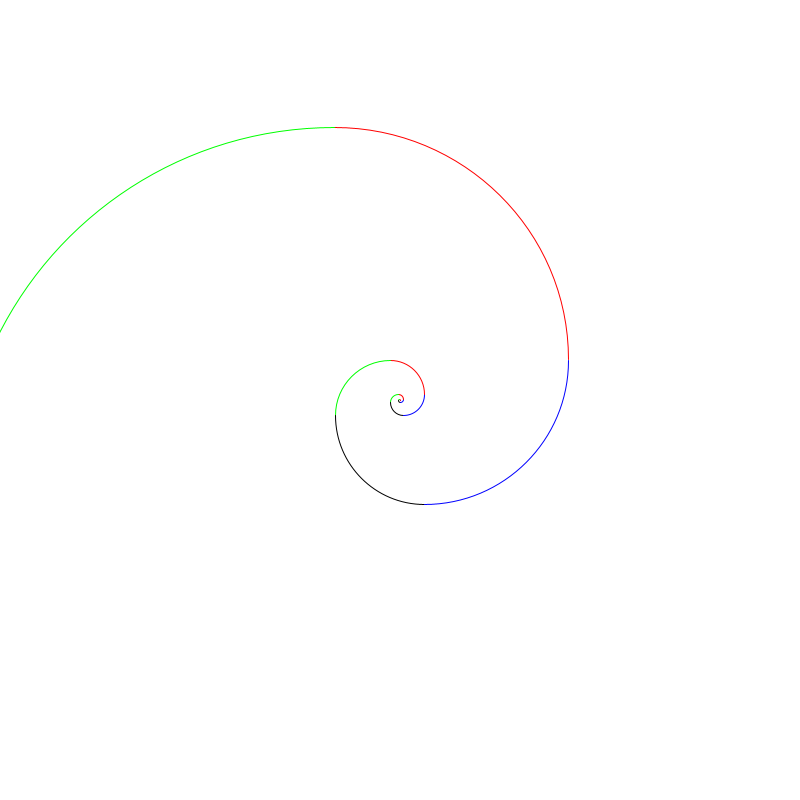
Frame 1 (no input)
Frame 60 (the mouse pressed at the canvas centre just before this capture): identical to frame 1, image omitted
Frame 120 (the mouse held since frame 60 and released just before this capture): identical to frame 1, image omitted

The Processing sketch that drew this single still picture (run headless with seeded random() and noise(); from frame 60 on, the mouse is pressed at the canvas centre):

// Processing sketch: spiral_v2
// ── spiral_v2.pde
// Calculate the golden angle. This is value is equal to 1.618034.
float phi = (sqrt(5)+1) / 2;
int fibNums[] = new int[100];
// Start out with our origin in the middle of the screen.
int originX = 800/2;
int originY = 800/2;
// number of elements in our spiral:
int numberOfElements = 12;
// length of the square's side to start with:
int side=0;
int lastSide;
int counter = 0;
int colour=255;

int arcCentreX, arcCentreY;
float startArc, stopArc;

void setup() {
  size(800, 800);
  background(255);
  
  // This draws rectangles with their top LEFT corner at
  // the given x and y coordinates (first two rect() arguments).
  rectMode(CORNER);
  
  // This draws ellipses with their CENTER at the given x and y 
  // coordinates (first two ellipse() or arc() arguments).
  ellipseMode(CENTER);
}

void draw() {
  while (counter < 1) {
  // First, draw a clockwise spiral.
  for (int i = 0; i < 15; i++) {
      // First, remember what the last side was before we update it:
      lastSide = side;
      // Then, update the side length with the next fibonacci number:
      side = fib(i);
      float radius = sqrt(side*side);
      println("lastSide = " + lastSide);
      println("side = " + side);
      println("--");
      if (i%4 == 0) { 
          originX += lastSide;
          originY = originY - (side - lastSide);
          arcCentreX = originX;
          arcCentreY = originY;
          startArc = 0;
          stopArc = PI - HALF_PI;
          //startArc = PI + HALF_PI;
          //stopArc = TWO_PI;
          stroke(0, 0, colour);
      } else if (i%4 == 1) { 
          originX = originX - (side - lastSide);
          originY = originY - side;
          arcCentreX = originX;
          arcCentreY = originY + side;
          startArc = PI+HALF_PI;
          stopArc = TWO_PI;
          //startArc = 0;
          //stopArc = HALF_PI;
          stroke(colour, 0, 0);
      } else if (i%4 == 2) {
          originX -= side;
          originY = originY; // originY unchanged
          arcCentreX = originX + side;
          arcCentreY = originY + side;
          startArc = PI;
          stopArc = PI + HALF_PI;
          //startArc = HALF_PI;
          //stopArc = PI;
          stroke(0, colour, 0);
    } else if (i%4 == 3) {
          originX = originX;
          originY += lastSide;
          arcCentreX = originX + side;
          arcCentreY = originY;
          startArc = HALF_PI;
          stopArc = PI;
          //startArc = PI;
          //stopArc = PI + HALF_PI;
          stroke(0);
      }
        
      noFill();
      //rect(originX, originY, side, side);
      arc(arcCentreX, arcCentreY, 2*side, 2*side, startArc, stopArc);
    }// end inner for loop, i
    counter++;
  } // end while loop that controls the number of times we execute the spiral
}

// Function to find our next fibonacci number in the sequence:
int fib(int num) {
  fibNums[0] = 0;
  fibNums[1] = 1;
  if (num < 2) {
     return fibNums[num];
  } else {
     int result = fibNums[num-1]+fibNums[num-2];
     fibNums[num] = result;
     return result;
  }
}
